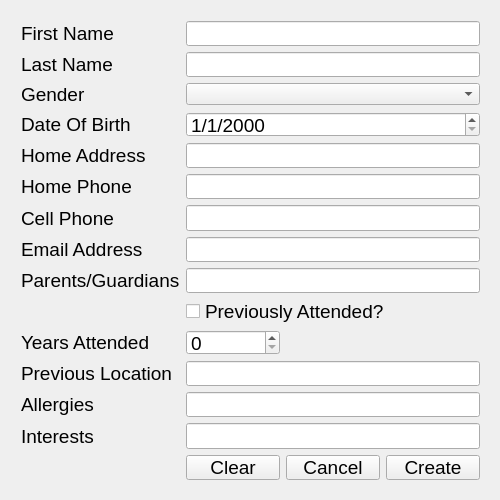
<?xml version="1.0" encoding="UTF-8"?>
<ui version="4.0">
 <class>SRCreateChild</class>
 <widget class="QWidget" name="SRCreateChild">
  <property name="geometry">
   <rect>
    <x>0</x>
    <y>0</y>
    <width>500</width>
    <height>500</height>
   </rect>
  </property>
  <property name="windowTitle">
   <string>SRCreateChild</string>
  </property>
  <widget class="QWidget" name="formLayoutWidget">
   <property name="geometry">
    <rect>
     <x>10</x>
     <y>10</y>
     <width>481</width>
     <height>481</height>
    </rect>
   </property>
   <layout class="QFormLayout" name="formLayout">
    <property name="sizeConstraint">
     <enum>QLayout::SetDefaultConstraint</enum>
    </property>
    <item row="0" column="0">
     <widget class="QLabel" name="label_firstName">
      <property name="font">
       <font>
        <pointsize>14</pointsize>
       </font>
      </property>
      <property name="text">
       <string>First Name</string>
      </property>
     </widget>
    </item>
    <item row="0" column="1">
     <widget class="QLineEdit" name="lineEdit_firstName">
      <property name="font">
       <font>
        <pointsize>14</pointsize>
       </font>
      </property>
     </widget>
    </item>
    <item row="1" column="0">
     <widget class="QLabel" name="label_lastName">
      <property name="font">
       <font>
        <pointsize>14</pointsize>
       </font>
      </property>
      <property name="text">
       <string>Last Name</string>
      </property>
     </widget>
    </item>
    <item row="1" column="1">
     <widget class="QLineEdit" name="lineEdit_lastName">
      <property name="font">
       <font>
        <pointsize>14</pointsize>
       </font>
      </property>
     </widget>
    </item>
    <item row="2" column="0">
     <widget class="QLabel" name="label_gender">
      <property name="font">
       <font>
        <pointsize>14</pointsize>
       </font>
      </property>
      <property name="text">
       <string>Gender</string>
      </property>
     </widget>
    </item>
    <item row="2" column="1">
     <widget class="QComboBox" name="comboBox_gender"/>
    </item>
    <item row="3" column="0">
     <widget class="QLabel" name="label_dateOfBirth">
      <property name="font">
       <font>
        <pointsize>14</pointsize>
       </font>
      </property>
      <property name="text">
       <string>Date Of Birth</string>
      </property>
     </widget>
    </item>
    <item row="3" column="1">
     <widget class="QDateEdit" name="dateEdit_dateOfBirth">
      <property name="font">
       <font>
        <pointsize>14</pointsize>
       </font>
      </property>
      <property name="currentSection">
       <enum>QDateTimeEdit::MonthSection</enum>
      </property>
      <property name="displayFormat">
       <string>M/d/yyyy</string>
      </property>
     </widget>
    </item>
    <item row="4" column="0">
     <widget class="QLabel" name="label_homeAddress">
      <property name="font">
       <font>
        <pointsize>14</pointsize>
       </font>
      </property>
      <property name="text">
       <string>Home Address</string>
      </property>
     </widget>
    </item>
    <item row="4" column="1">
     <widget class="QLineEdit" name="lineEdit_homeAddress">
      <property name="font">
       <font>
        <pointsize>14</pointsize>
       </font>
      </property>
     </widget>
    </item>
    <item row="5" column="0">
     <widget class="QLabel" name="label_homePhone">
      <property name="font">
       <font>
        <pointsize>14</pointsize>
       </font>
      </property>
      <property name="text">
       <string>Home Phone</string>
      </property>
     </widget>
    </item>
    <item row="5" column="1">
     <widget class="QLineEdit" name="lineEdit_homePhone">
      <property name="font">
       <font>
        <pointsize>14</pointsize>
       </font>
      </property>
     </widget>
    </item>
    <item row="6" column="0">
     <widget class="QLabel" name="label_cellPhone">
      <property name="font">
       <font>
        <pointsize>14</pointsize>
       </font>
      </property>
      <property name="text">
       <string>Cell Phone</string>
      </property>
     </widget>
    </item>
    <item row="6" column="1">
     <widget class="QLineEdit" name="lineEdit_cellPhone">
      <property name="font">
       <font>
        <pointsize>14</pointsize>
       </font>
      </property>
     </widget>
    </item>
    <item row="7" column="0">
     <widget class="QLabel" name="label_emailAddress">
      <property name="font">
       <font>
        <pointsize>14</pointsize>
       </font>
      </property>
      <property name="text">
       <string>Email Address</string>
      </property>
     </widget>
    </item>
    <item row="7" column="1">
     <widget class="QLineEdit" name="lineEdit_emailAddress">
      <property name="font">
       <font>
        <pointsize>14</pointsize>
       </font>
      </property>
     </widget>
    </item>
    <item row="8" column="0">
     <widget class="QLabel" name="label_kin">
      <property name="font">
       <font>
        <pointsize>14</pointsize>
       </font>
      </property>
      <property name="text">
       <string>Parents/Guardians</string>
      </property>
     </widget>
    </item>
    <item row="8" column="1">
     <widget class="QLineEdit" name="lineEdit_parentGuardians">
      <property name="font">
       <font>
        <pointsize>14</pointsize>
       </font>
      </property>
     </widget>
    </item>
    <item row="9" column="1">
     <widget class="QCheckBox" name="checkBox_prevAttended">
      <property name="font">
       <font>
        <pointsize>14</pointsize>
       </font>
      </property>
      <property name="text">
       <string>Previously Attended?</string>
      </property>
     </widget>
    </item>
    <item row="11" column="0">
     <widget class="QLabel" name="label_prevLocation">
      <property name="font">
       <font>
        <pointsize>14</pointsize>
       </font>
      </property>
      <property name="text">
       <string>Previous Location</string>
      </property>
     </widget>
    </item>
    <item row="11" column="1">
     <widget class="QLineEdit" name="lineEdit_prevLocation">
      <property name="font">
       <font>
        <pointsize>14</pointsize>
       </font>
      </property>
     </widget>
    </item>
    <item row="12" column="0">
     <widget class="QLabel" name="label_allergies">
      <property name="font">
       <font>
        <pointsize>14</pointsize>
       </font>
      </property>
      <property name="text">
       <string>Allergies</string>
      </property>
     </widget>
    </item>
    <item row="12" column="1">
     <widget class="QLineEdit" name="lineEdit_allergies">
      <property name="font">
       <font>
        <pointsize>14</pointsize>
       </font>
      </property>
     </widget>
    </item>
    <item row="14" column="1">
     <layout class="QHBoxLayout" name="horizontalLayout_2">
      <item>
       <widget class="QPushButton" name="pushButton_clear">
        <property name="font">
         <font>
          <pointsize>14</pointsize>
         </font>
        </property>
        <property name="text">
         <string>Clear</string>
        </property>
       </widget>
      </item>
      <item>
       <widget class="QPushButton" name="pushButton_cancel">
        <property name="font">
         <font>
          <pointsize>14</pointsize>
         </font>
        </property>
        <property name="text">
         <string>Cancel</string>
        </property>
       </widget>
      </item>
      <item>
       <widget class="QPushButton" name="pushButton_create">
        <property name="font">
         <font>
          <pointsize>14</pointsize>
         </font>
        </property>
        <property name="text">
         <string>Create</string>
        </property>
       </widget>
      </item>
     </layout>
    </item>
    <item row="10" column="0">
     <widget class="QLabel" name="label_yearsAttended">
      <property name="font">
       <font>
        <pointsize>14</pointsize>
       </font>
      </property>
      <property name="text">
       <string>Years Attended</string>
      </property>
     </widget>
    </item>
    <item row="10" column="1">
     <layout class="QHBoxLayout" name="horizontalLayout">
      <item>
       <widget class="QSpinBox" name="spinBox_yearsAttended">
        <property name="font">
         <font>
          <pointsize>14</pointsize>
         </font>
        </property>
       </widget>
      </item>
      <item>
       <spacer name="horizontalSpacer">
        <property name="orientation">
         <enum>Qt::Horizontal</enum>
        </property>
        <property name="sizeType">
         <enum>QSizePolicy::Fixed</enum>
        </property>
        <property name="sizeHint" stdset="0">
         <size>
          <width>200</width>
          <height>20</height>
         </size>
        </property>
       </spacer>
      </item>
     </layout>
    </item>
    <item row="13" column="1">
     <widget class="QLineEdit" name="lineEdit_interests">
      <property name="font">
       <font>
        <pointsize>14</pointsize>
       </font>
      </property>
     </widget>
    </item>
    <item row="13" column="0">
     <widget class="QLabel" name="label_interests">
      <property name="font">
       <font>
        <pointsize>14</pointsize>
       </font>
      </property>
      <property name="text">
       <string>Interests</string>
      </property>
     </widget>
    </item>
   </layout>
  </widget>
 </widget>
 <layoutdefault spacing="6" margin="11"/>
 <resources/>
 <connections/>
</ui>
